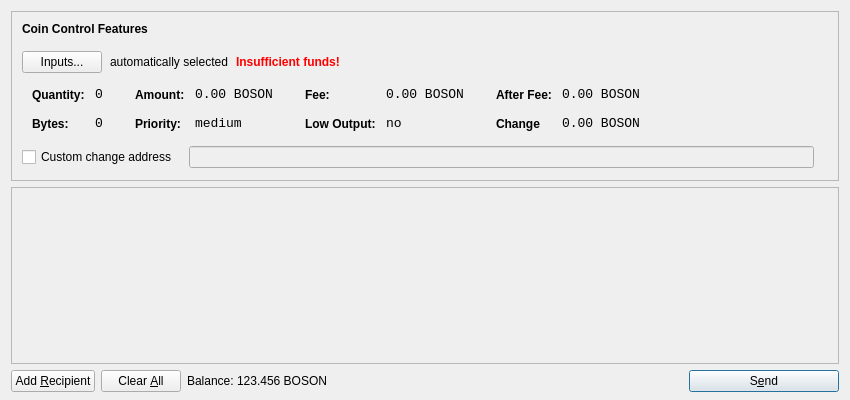
<?xml version="1.0" encoding="UTF-8"?>
<ui version="4.0">
 <class>SendCoinsDialog</class>
 <widget class="QDialog" name="SendCoinsDialog">
  <property name="geometry">
   <rect>
    <x>0</x>
    <y>0</y>
    <width>850</width>
    <height>400</height>
   </rect>
  </property>
  <property name="windowTitle">
   <string>Send Coins</string>
  </property>
  <layout class="QVBoxLayout" name="verticalLayout" stretch="0,1,0">
   <property name="bottomMargin">
    <number>8</number>
   </property>
   <item>
    <widget class="QFrame" name="frameCoinControl">
     <property name="sizePolicy">
      <sizepolicy hsizetype="Expanding" vsizetype="Expanding">
       <horstretch>0</horstretch>
       <verstretch>0</verstretch>
      </sizepolicy>
     </property>
     <property name="maximumSize">
      <size>
       <width>16777215</width>
       <height>16777215</height>
      </size>
     </property>
     <property name="frameShape">
      <enum>QFrame::StyledPanel</enum>
     </property>
     <property name="frameShadow">
      <enum>QFrame::Sunken</enum>
     </property>
     <layout class="QVBoxLayout" name="verticalLayoutCoinControl2">
      <property name="spacing">
       <number>6</number>
      </property>
      <property name="leftMargin">
       <number>0</number>
      </property>
      <property name="topMargin">
       <number>0</number>
      </property>
      <property name="rightMargin">
       <number>0</number>
      </property>
      <property name="bottomMargin">
       <number>6</number>
      </property>
      <item>
       <layout class="QVBoxLayout" name="verticalLayoutCoinControl" stretch="0,0,0,1,0,0">
        <property name="spacing">
         <number>0</number>
        </property>
        <property name="leftMargin">
         <number>10</number>
        </property>
        <property name="topMargin">
         <number>10</number>
        </property>
        <item>
         <layout class="QHBoxLayout" name="horizontalLayoutCoinControl1">
          <property name="bottomMargin">
           <number>15</number>
          </property>
          <item>
           <widget class="QLabel" name="labelCoinControlFeatures">
            <property name="sizePolicy">
             <sizepolicy hsizetype="Preferred" vsizetype="Maximum">
              <horstretch>0</horstretch>
              <verstretch>0</verstretch>
             </sizepolicy>
            </property>
            <property name="font">
             <font>
              <weight>75</weight>
              <bold>true</bold>
             </font>
            </property>
            <property name="styleSheet">
             <string notr="true">font-weight:bold;</string>
            </property>
            <property name="text">
             <string>Coin Control Features</string>
            </property>
           </widget>
          </item>
         </layout>
        </item>
        <item>
         <layout class="QHBoxLayout" name="horizontalLayoutCoinControl2" stretch="0,0,0,0">
          <property name="spacing">
           <number>8</number>
          </property>
          <property name="bottomMargin">
           <number>10</number>
          </property>
          <item>
           <widget class="QPushButton" name="pushButtonCoinControl">
            <property name="styleSheet">
             <string notr="true"/>
            </property>
            <property name="text">
             <string>Inputs...</string>
            </property>
           </widget>
          </item>
          <item>
           <widget class="QLabel" name="labelCoinControlAutomaticallySelected">
            <property name="text">
             <string>automatically selected</string>
            </property>
            <property name="margin">
             <number>5</number>
            </property>
           </widget>
          </item>
          <item>
           <widget class="QLabel" name="labelCoinControlInsuffFunds">
            <property name="font">
             <font>
              <weight>75</weight>
              <bold>true</bold>
             </font>
            </property>
            <property name="styleSheet">
             <string notr="true">color:red;font-weight:bold;</string>
            </property>
            <property name="text">
             <string>Insufficient funds!</string>
            </property>
            <property name="margin">
             <number>5</number>
            </property>
           </widget>
          </item>
          <item>
           <spacer name="horizontalSpacerCoinControl">
            <property name="orientation">
             <enum>Qt::Horizontal</enum>
            </property>
            <property name="sizeHint" stdset="0">
             <size>
              <width>40</width>
              <height>1</height>
             </size>
            </property>
           </spacer>
          </item>
         </layout>
        </item>
        <item>
         <widget class="QWidget" name="widgetCoinControl" native="true">
          <property name="sizePolicy">
           <sizepolicy hsizetype="Preferred" vsizetype="Preferred">
            <horstretch>0</horstretch>
            <verstretch>0</verstretch>
           </sizepolicy>
          </property>
          <property name="minimumSize">
           <size>
            <width>0</width>
            <height>0</height>
           </size>
          </property>
          <property name="styleSheet">
           <string notr="true"/>
          </property>
          <layout class="QHBoxLayout" name="horizontalLayoutCoinControl5">
           <property name="margin">
            <number>0</number>
           </property>
           <item>
            <layout class="QHBoxLayout" name="horizontalLayoutCoinControl3" stretch="0,0,0,1">
             <property name="spacing">
              <number>20</number>
             </property>
             <property name="topMargin">
              <number>0</number>
             </property>
             <property name="bottomMargin">
              <number>10</number>
             </property>
             <item>
              <layout class="QFormLayout" name="formLayoutCoinControl1">
               <property name="horizontalSpacing">
                <number>10</number>
               </property>
               <property name="verticalSpacing">
                <number>14</number>
               </property>
               <property name="leftMargin">
                <number>10</number>
               </property>
               <property name="topMargin">
                <number>4</number>
               </property>
               <property name="rightMargin">
                <number>6</number>
               </property>
               <item row="0" column="0">
                <widget class="QLabel" name="labelCoinControlQuantityText">
                 <property name="styleSheet">
                  <string notr="true">font-weight:bold;</string>
                 </property>
                 <property name="text">
                  <string>Quantity:</string>
                 </property>
                 <property name="margin">
                  <number>0</number>
                 </property>
                </widget>
               </item>
               <item row="0" column="1">
                <widget class="QLabel" name="labelCoinControlQuantity">
                 <property name="font">
                  <font>
                   <family>Monospace</family>
                   <pointsize>10</pointsize>
                  </font>
                 </property>
                 <property name="cursor">
                  <cursorShape>IBeamCursor</cursorShape>
                 </property>
                 <property name="contextMenuPolicy">
                  <enum>Qt::ActionsContextMenu</enum>
                 </property>
                 <property name="text">
                  <string>0</string>
                 </property>
                 <property name="margin">
                  <number>0</number>
                 </property>
                 <property name="textInteractionFlags">
                  <set>Qt::LinksAccessibleByMouse|Qt::TextSelectableByKeyboard|Qt::TextSelectableByMouse</set>
                 </property>
                </widget>
               </item>
               <item row="1" column="0">
                <widget class="QLabel" name="labelCoinControlBytesText">
                 <property name="styleSheet">
                  <string notr="true">font-weight:bold;</string>
                 </property>
                 <property name="text">
                  <string>Bytes:</string>
                 </property>
                </widget>
               </item>
               <item row="1" column="1">
                <widget class="QLabel" name="labelCoinControlBytes">
                 <property name="font">
                  <font>
                   <family>Monospace</family>
                   <pointsize>10</pointsize>
                  </font>
                 </property>
                 <property name="cursor">
                  <cursorShape>IBeamCursor</cursorShape>
                 </property>
                 <property name="contextMenuPolicy">
                  <enum>Qt::ActionsContextMenu</enum>
                 </property>
                 <property name="text">
                  <string>0</string>
                 </property>
                 <property name="textInteractionFlags">
                  <set>Qt::LinksAccessibleByMouse|Qt::TextSelectableByKeyboard|Qt::TextSelectableByMouse</set>
                 </property>
                </widget>
               </item>
              </layout>
             </item>
             <item>
              <layout class="QFormLayout" name="formLayoutCoinControl2">
               <property name="horizontalSpacing">
                <number>10</number>
               </property>
               <property name="verticalSpacing">
                <number>14</number>
               </property>
               <property name="leftMargin">
                <number>6</number>
               </property>
               <property name="topMargin">
                <number>4</number>
               </property>
               <property name="rightMargin">
                <number>6</number>
               </property>
               <item row="0" column="0">
                <widget class="QLabel" name="labelCoinControlAmountText">
                 <property name="styleSheet">
                  <string notr="true">font-weight:bold;</string>
                 </property>
                 <property name="text">
                  <string>Amount:</string>
                 </property>
                 <property name="margin">
                  <number>0</number>
                 </property>
                </widget>
               </item>
               <item row="0" column="1">
                <widget class="QLabel" name="labelCoinControlAmount">
                 <property name="font">
                  <font>
                   <family>Monospace</family>
                   <pointsize>10</pointsize>
                  </font>
                 </property>
                 <property name="cursor">
                  <cursorShape>IBeamCursor</cursorShape>
                 </property>
                 <property name="contextMenuPolicy">
                  <enum>Qt::ActionsContextMenu</enum>
                 </property>
                 <property name="text">
                  <string>0.00 BOSON</string>
                 </property>
                 <property name="textInteractionFlags">
                  <set>Qt::LinksAccessibleByMouse|Qt::TextSelectableByKeyboard|Qt::TextSelectableByMouse</set>
                 </property>
                </widget>
               </item>
               <item row="1" column="0">
                <widget class="QLabel" name="labelCoinControlPriorityText">
                 <property name="styleSheet">
                  <string notr="true">font-weight:bold;</string>
                 </property>
                 <property name="text">
                  <string>Priority:</string>
                 </property>
                </widget>
               </item>
               <item row="1" column="1">
                <widget class="QLabel" name="labelCoinControlPriority">
                 <property name="font">
                  <font>
                   <family>Monospace</family>
                   <pointsize>10</pointsize>
                  </font>
                 </property>
                 <property name="cursor">
                  <cursorShape>IBeamCursor</cursorShape>
                 </property>
                 <property name="contextMenuPolicy">
                  <enum>Qt::ActionsContextMenu</enum>
                 </property>
                 <property name="text">
                  <string>medium</string>
                 </property>
                 <property name="textInteractionFlags">
                  <set>Qt::LinksAccessibleByMouse|Qt::TextSelectableByKeyboard|Qt::TextSelectableByMouse</set>
                 </property>
                </widget>
               </item>
              </layout>
             </item>
             <item>
              <layout class="QFormLayout" name="formLayoutCoinControl3">
               <property name="horizontalSpacing">
                <number>10</number>
               </property>
               <property name="verticalSpacing">
                <number>14</number>
               </property>
               <property name="leftMargin">
                <number>6</number>
               </property>
               <property name="topMargin">
                <number>4</number>
               </property>
               <property name="rightMargin">
                <number>6</number>
               </property>
               <item row="0" column="0">
                <widget class="QLabel" name="labelCoinControlFeeText">
                 <property name="styleSheet">
                  <string notr="true">font-weight:bold;</string>
                 </property>
                 <property name="text">
                  <string>Fee:</string>
                 </property>
                 <property name="margin">
                  <number>0</number>
                 </property>
                </widget>
               </item>
               <item row="0" column="1">
                <widget class="QLabel" name="labelCoinControlFee">
                 <property name="font">
                  <font>
                   <family>Monospace</family>
                   <pointsize>10</pointsize>
                  </font>
                 </property>
                 <property name="cursor">
                  <cursorShape>IBeamCursor</cursorShape>
                 </property>
                 <property name="contextMenuPolicy">
                  <enum>Qt::ActionsContextMenu</enum>
                 </property>
                 <property name="text">
                  <string>0.00 BOSON</string>
                 </property>
                 <property name="textInteractionFlags">
                  <set>Qt::LinksAccessibleByMouse|Qt::TextSelectableByKeyboard|Qt::TextSelectableByMouse</set>
                 </property>
                </widget>
               </item>
               <item row="1" column="0">
                <widget class="QLabel" name="labelCoinControlLowOutputText">
                 <property name="styleSheet">
                  <string notr="true">font-weight:bold;</string>
                 </property>
                 <property name="text">
                  <string>Low Output:</string>
                 </property>
                </widget>
               </item>
               <item row="1" column="1">
                <widget class="QLabel" name="labelCoinControlLowOutput">
                 <property name="font">
                  <font>
                   <family>Monospace</family>
                   <pointsize>10</pointsize>
                  </font>
                 </property>
                 <property name="cursor">
                  <cursorShape>IBeamCursor</cursorShape>
                 </property>
                 <property name="contextMenuPolicy">
                  <enum>Qt::ActionsContextMenu</enum>
                 </property>
                 <property name="text">
                  <string>no</string>
                 </property>
                 <property name="textInteractionFlags">
                  <set>Qt::LinksAccessibleByMouse|Qt::TextSelectableByKeyboard|Qt::TextSelectableByMouse</set>
                 </property>
                </widget>
               </item>
              </layout>
             </item>
             <item>
              <layout class="QFormLayout" name="formLayoutCoinControl4">
               <property name="horizontalSpacing">
                <number>10</number>
               </property>
               <property name="verticalSpacing">
                <number>14</number>
               </property>
               <property name="leftMargin">
                <number>6</number>
               </property>
               <property name="topMargin">
                <number>4</number>
               </property>
               <property name="rightMargin">
                <number>6</number>
               </property>
               <item row="0" column="0">
                <widget class="QLabel" name="labelCoinControlAfterFeeText">
                 <property name="styleSheet">
                  <string notr="true">font-weight:bold;</string>
                 </property>
                 <property name="text">
                  <string>After Fee:</string>
                 </property>
                 <property name="margin">
                  <number>0</number>
                 </property>
                </widget>
               </item>
               <item row="0" column="1">
                <widget class="QLabel" name="labelCoinControlAfterFee">
                 <property name="font">
                  <font>
                   <family>Monospace</family>
                   <pointsize>10</pointsize>
                  </font>
                 </property>
                 <property name="cursor">
                  <cursorShape>IBeamCursor</cursorShape>
                 </property>
                 <property name="contextMenuPolicy">
                  <enum>Qt::ActionsContextMenu</enum>
                 </property>
                 <property name="text">
                  <string>0.00 BOSON</string>
                 </property>
                 <property name="textInteractionFlags">
                  <set>Qt::LinksAccessibleByMouse|Qt::TextSelectableByKeyboard|Qt::TextSelectableByMouse</set>
                 </property>
                </widget>
               </item>
               <item row="1" column="0">
                <widget class="QLabel" name="labelCoinControlChangeText">
                 <property name="styleSheet">
                  <string notr="true">font-weight:bold;</string>
                 </property>
                 <property name="text">
                  <string>Change</string>
                 </property>
                </widget>
               </item>
               <item row="1" column="1">
                <widget class="QLabel" name="labelCoinControlChange">
                 <property name="font">
                  <font>
                   <family>Monospace</family>
                   <pointsize>10</pointsize>
                  </font>
                 </property>
                 <property name="cursor">
                  <cursorShape>IBeamCursor</cursorShape>
                 </property>
                 <property name="contextMenuPolicy">
                  <enum>Qt::ActionsContextMenu</enum>
                 </property>
                 <property name="text">
                  <string>0.00 BOSON</string>
                 </property>
                 <property name="textInteractionFlags">
                  <set>Qt::LinksAccessibleByMouse|Qt::TextSelectableByKeyboard|Qt::TextSelectableByMouse</set>
                 </property>
                </widget>
               </item>
              </layout>
             </item>
            </layout>
           </item>
          </layout>
         </widget>
        </item>
        <item>
         <layout class="QHBoxLayout" name="horizontalLayoutCoinControl4" stretch="0,0,0">
          <property name="spacing">
           <number>12</number>
          </property>
          <property name="sizeConstraint">
           <enum>QLayout::SetDefaultConstraint</enum>
          </property>
          <property name="topMargin">
           <number>5</number>
          </property>
          <property name="rightMargin">
           <number>5</number>
          </property>
          <item>
           <widget class="QCheckBox" name="checkBoxCoinControlChange">
            <property name="text">
             <string>Custom change address</string>
            </property>
           </widget>
          </item>
          <item>
           <widget class="QLineEdit" name="lineEditCoinControlChange">
            <property name="enabled">
             <bool>false</bool>
            </property>
            <property name="sizePolicy">
             <sizepolicy hsizetype="Expanding" vsizetype="Fixed">
              <horstretch>0</horstretch>
              <verstretch>0</verstretch>
             </sizepolicy>
            </property>
           </widget>
          </item>
          <item>
           <widget class="QLabel" name="labelCoinControlChangeLabel">
            <property name="sizePolicy">
             <sizepolicy hsizetype="Preferred" vsizetype="Expanding">
              <horstretch>0</horstretch>
              <verstretch>0</verstretch>
             </sizepolicy>
            </property>
            <property name="minimumSize">
             <size>
              <width>0</width>
              <height>0</height>
             </size>
            </property>
            <property name="text">
             <string/>
            </property>
            <property name="margin">
             <number>3</number>
            </property>
           </widget>
          </item>
         </layout>
        </item>
        <item>
         <layout class="QHBoxLayout" name="horizontalLayoutCoinControl7" stretch="">
          <property name="spacing">
           <number>0</number>
          </property>
          <property name="sizeConstraint">
           <enum>QLayout::SetDefaultConstraint</enum>
          </property>
          <property name="topMargin">
           <number>5</number>
          </property>
          <property name="rightMargin">
           <number>5</number>
          </property>
         </layout>
        </item>
        <item>
         <spacer name="verticalSpacerCoinControl">
          <property name="orientation">
           <enum>Qt::Vertical</enum>
          </property>
          <property name="sizeHint" stdset="0">
           <size>
            <width>800</width>
            <height>1</height>
           </size>
          </property>
         </spacer>
        </item>
       </layout>
      </item>
     </layout>
    </widget>
   </item>
   <item>
    <widget class="QScrollArea" name="scrollArea">
     <property name="widgetResizable">
      <bool>true</bool>
     </property>
     <widget class="QWidget" name="scrollAreaWidgetContents">
      <property name="geometry">
       <rect>
        <x>0</x>
        <y>0</y>
        <width>830</width>
        <height>166</height>
       </rect>
      </property>
      <layout class="QVBoxLayout" name="verticalLayout_2">
       <property name="margin">
        <number>0</number>
       </property>
       <item>
        <layout class="QVBoxLayout" name="entries">
         <property name="spacing">
          <number>6</number>
         </property>
        </layout>
       </item>
       <item>
        <spacer name="verticalSpacer">
         <property name="orientation">
          <enum>Qt::Vertical</enum>
         </property>
         <property name="sizeHint" stdset="0">
          <size>
           <width>20</width>
           <height>40</height>
          </size>
         </property>
        </spacer>
       </item>
      </layout>
     </widget>
    </widget>
   </item>
   <item>
    <layout class="QHBoxLayout" name="horizontalLayout">
     <item>
      <widget class="QPushButton" name="addButton">
       <property name="toolTip">
        <string>Send to multiple recipients at once</string>
       </property>
       <property name="text">
        <string>Add &amp;Recipient</string>
       </property>
       <property name="icon">
        <iconset resource="../bitcoin.qrc">
         <normaloff>:/icons/add</normaloff>:/icons/add</iconset>
       </property>
       <property name="autoDefault">
        <bool>false</bool>
       </property>
      </widget>
     </item>
     <item>
      <widget class="QPushButton" name="clearButton">
       <property name="sizePolicy">
        <sizepolicy hsizetype="Minimum" vsizetype="Fixed">
         <horstretch>0</horstretch>
         <verstretch>0</verstretch>
        </sizepolicy>
       </property>
       <property name="toolTip">
        <string>Remove all transaction fields</string>
       </property>
       <property name="text">
        <string>Clear &amp;All</string>
       </property>
       <property name="icon">
        <iconset resource="../bitcoin.qrc">
         <normaloff>:/icons/remove</normaloff>:/icons/remove</iconset>
       </property>
       <property name="autoRepeatDelay">
        <number>300</number>
       </property>
       <property name="autoDefault">
        <bool>false</bool>
       </property>
      </widget>
     </item>
     <item>
      <layout class="QHBoxLayout" name="horizontalLayout_2">
       <property name="spacing">
        <number>3</number>
       </property>
       <item>
        <widget class="QLabel" name="label">
         <property name="sizePolicy">
          <sizepolicy hsizetype="Preferred" vsizetype="Fixed">
           <horstretch>0</horstretch>
           <verstretch>0</verstretch>
          </sizepolicy>
         </property>
         <property name="text">
          <string>Balance:</string>
         </property>
        </widget>
       </item>
       <item>
        <widget class="QLabel" name="labelBalance">
         <property name="sizePolicy">
          <sizepolicy hsizetype="Preferred" vsizetype="Fixed">
           <horstretch>0</horstretch>
           <verstretch>0</verstretch>
          </sizepolicy>
         </property>
         <property name="cursor">
          <cursorShape>IBeamCursor</cursorShape>
         </property>
         <property name="text">
          <string>123.456 BOSON</string>
         </property>
         <property name="textInteractionFlags">
          <set>Qt::LinksAccessibleByMouse|Qt::TextSelectableByKeyboard|Qt::TextSelectableByMouse</set>
         </property>
        </widget>
       </item>
      </layout>
     </item>
     <item>
      <spacer name="horizontalSpacer">
       <property name="orientation">
        <enum>Qt::Horizontal</enum>
       </property>
       <property name="sizeHint" stdset="0">
        <size>
         <width>40</width>
         <height>20</height>
        </size>
       </property>
      </spacer>
     </item>
     <item>
      <widget class="QPushButton" name="sendButton">
       <property name="minimumSize">
        <size>
         <width>150</width>
         <height>0</height>
        </size>
       </property>
       <property name="toolTip">
        <string>Confirm the send action</string>
       </property>
       <property name="text">
        <string>S&amp;end</string>
       </property>
       <property name="icon">
        <iconset resource="../bitcoin.qrc">
         <normaloff>:/icons/send</normaloff>:/icons/send</iconset>
       </property>
       <property name="default">
        <bool>true</bool>
       </property>
      </widget>
     </item>
    </layout>
   </item>
  </layout>
 </widget>
 <resources>
  <include location="../bitcoin.qrc"/>
 </resources>
 <connections/>
</ui>
